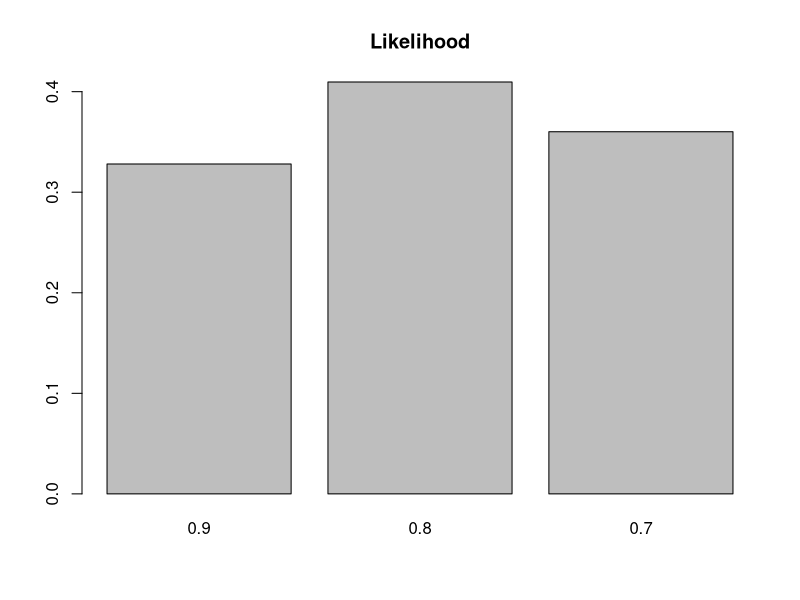
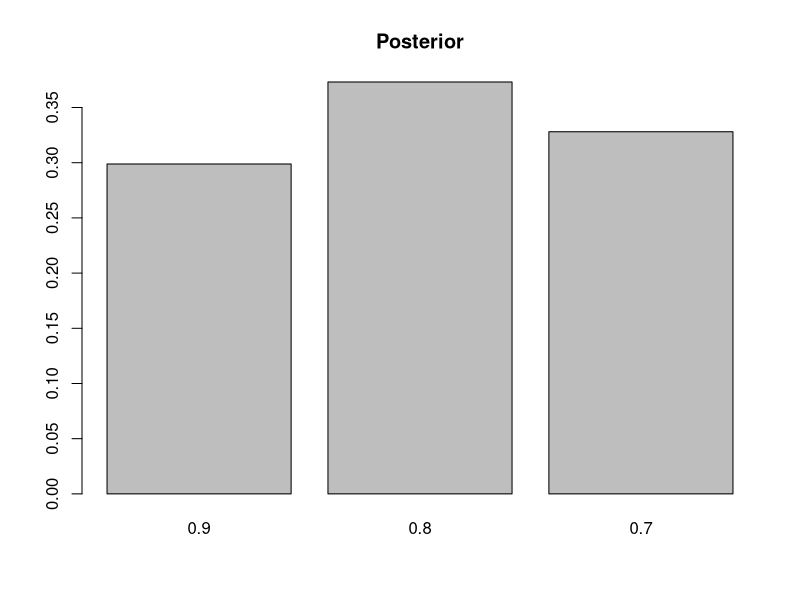
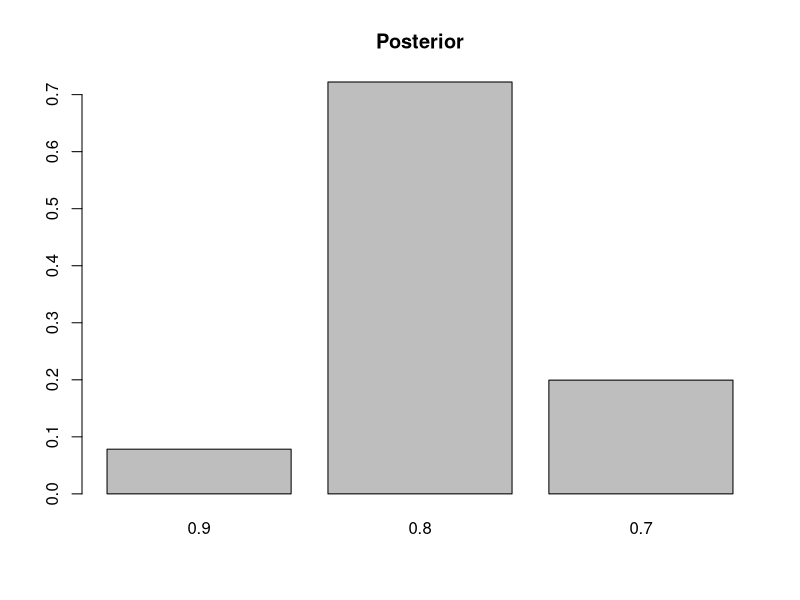

Recreate these plots in R, in order.
## ---- chunk 1
sum(dbinom(0:4, size = 5, prob = 0.9))
## ---- chunk 2
models = c(0.9, 0.8, 0.7)
prior = c(rep(1/3, 3))
names(prior) = models
prior
## ---- chunk 3
likelihood = dbinom(4, size = 5, prob = models)
names(likelihood) = models
likelihood
barplot(likelihood, main = "Likelihood")

## ---- chunk 4
evidence = sum(likelihood * prior)
posterior = (prior * likelihood)/evidence
posterior
barplot(posterior, main = "Posterior")

## ---- chunk 5
sum(dbinom(0:40, size = 50, prob = 0.9))
## ---- chunk 6
models = c(0.9, 0.8, 0.7)
prior = c(rep(1/3, 3))
likelihood = dbinom(40, size = 50, prob = models)
names(likelihood) = models
evidence = sum(likelihood * prior)
posterior = (prior * likelihood)/evidence
posterior
barplot(posterior, main = "Posterior")
